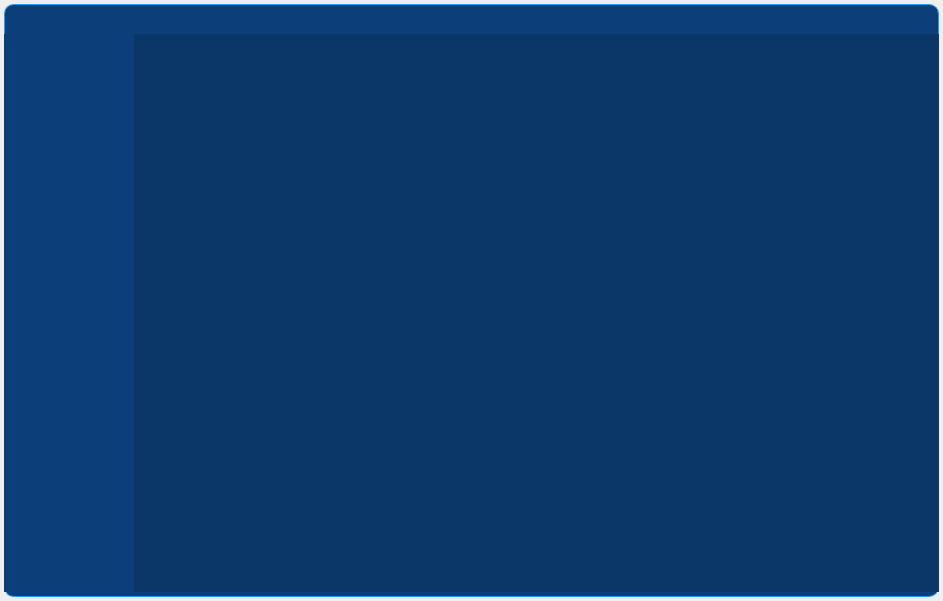
<?xml version="1.0" encoding="UTF-8"?>
<ui version="4.0">
 <class>HomeWidge</class>
 <widget class="QWidget" name="HomeWidge">
  <property name="geometry">
   <rect>
    <x>0</x>
    <y>0</y>
    <width>943</width>
    <height>601</height>
   </rect>
  </property>
  <property name="windowTitle">
   <string>HomeWidge</string>
  </property>
  <layout class="QVBoxLayout" name="verticalLayout_2">
   <property name="spacing">
    <number>0</number>
   </property>
   <property name="leftMargin">
    <number>4</number>
   </property>
   <property name="topMargin">
    <number>4</number>
   </property>
   <property name="rightMargin">
    <number>4</number>
   </property>
   <property name="bottomMargin">
    <number>4</number>
   </property>
   <item>
    <widget class="QWidget" name="Centeral" native="true">
     <property name="styleSheet">
      <string notr="true">#Centeral
{
	background-color: rgb(12, 63, 121);
border-radius:10px;
border:1px solid rgb(30, 157, 255);
}</string>
     </property>
     <layout class="QVBoxLayout" name="verticalLayout_3">
      <property name="spacing">
       <number>0</number>
      </property>
      <property name="leftMargin">
       <number>0</number>
      </property>
      <property name="topMargin">
       <number>0</number>
      </property>
      <property name="rightMargin">
       <number>0</number>
      </property>
      <property name="bottomMargin">
       <number>5</number>
      </property>
      <item>
       <layout class="QHBoxLayout" name="TtitleLayout">
        <item>
         <spacer name="horizontalSpacer">
          <property name="orientation">
           <enum>Qt::Orientation::Horizontal</enum>
          </property>
          <property name="sizeHint" stdset="0">
           <size>
            <width>40</width>
            <height>20</height>
           </size>
          </property>
         </spacer>
        </item>
        <item>
         <widget class="QPushButton" name="Minibutton">
          <property name="minimumSize">
           <size>
            <width>30</width>
            <height>30</height>
           </size>
          </property>
          <property name="maximumSize">
           <size>
            <width>30</width>
            <height>30</height>
           </size>
          </property>
          <property name="styleSheet">
           <string notr="true">#Minibutton{
border:none;
}
#Minibutton:hover{
	background-color: rgb(36, 162, 197);
}
#Minibutton:pressed{
	background-color: rgb(42, 209, 235);
}
</string>
          </property>
          <property name="text">
           <string/>
          </property>
          <property name="icon">
           <iconset resource="resource.qrc">
            <normaloff>:/mini.png</normaloff>:/mini.png</iconset>
          </property>
         </widget>
        </item>
        <item>
         <widget class="QPushButton" name="Closebutton">
          <property name="minimumSize">
           <size>
            <width>30</width>
            <height>30</height>
           </size>
          </property>
          <property name="maximumSize">
           <size>
            <width>30</width>
            <height>30</height>
           </size>
          </property>
          <property name="styleSheet">
           <string notr="true">#Closebutton{
border:none;
border-top-right-radius:10px;
}
#Closebutton:hover{
	background-color: rgb(177, 0, 3);
}
#Closebutton:pressed{
	background-color: rgb(225, 0, 4);
}</string>
          </property>
          <property name="text">
           <string/>
          </property>
          <property name="icon">
           <iconset resource="resource.qrc">
            <normaloff>:/close.png</normaloff>:/close.png</iconset>
          </property>
         </widget>
        </item>
       </layout>
      </item>
      <item>
       <layout class="QHBoxLayout" name="MainLayout">
        <property name="spacing">
         <number>0</number>
        </property>
        <item>
         <widget class="QWidget" name="DockerArea" native="true">
          <property name="styleSheet">
           <string notr="true">#DockerArea{
	background-color: rgb(12, 63, 121);
	border:none;
}</string>
          </property>
          <layout class="QVBoxLayout" name="verticalLayout">
           <property name="spacing">
            <number>0</number>
           </property>
           <property name="leftMargin">
            <number>0</number>
           </property>
           <property name="topMargin">
            <number>0</number>
           </property>
           <property name="rightMargin">
            <number>0</number>
           </property>
           <property name="bottomMargin">
            <number>0</number>
           </property>
           <item>
            <widget class="QPushButton" name="Upload">
             <property name="minimumSize">
              <size>
               <width>130</width>
               <height>100</height>
              </size>
             </property>
             <property name="maximumSize">
              <size>
               <width>130</width>
               <height>100</height>
              </size>
             </property>
             <property name="styleSheet">
              <string notr="true">#Upload{
border:none;
}
#Upload:hover{
	background-color: rgb(20, 111, 208);
}
#Upload:pressed{
	background-color: rgb(10, 55, 103);
}</string>
             </property>
             <property name="text">
              <string/>
             </property>
             <property name="icon">
              <iconset resource="resource.qrc">
               <normaloff>:/upload.png</normaloff>:/upload.png</iconset>
             </property>
             <property name="iconSize">
              <size>
               <width>60</width>
               <height>60</height>
              </size>
             </property>
            </widget>
           </item>
           <item>
            <widget class="QPushButton" name="Download">
             <property name="minimumSize">
              <size>
               <width>130</width>
               <height>100</height>
              </size>
             </property>
             <property name="maximumSize">
              <size>
               <width>130</width>
               <height>100</height>
              </size>
             </property>
             <property name="styleSheet">
              <string notr="true">#Download{
border:none;
}
#Download:hover{
	background-color: rgb(20, 111, 208);
}
#Download:pressed{
	background-color: rgb(10, 55, 103);
}</string>
             </property>
             <property name="text">
              <string/>
             </property>
             <property name="icon">
              <iconset resource="resource.qrc">
               <normaloff>:/download.png</normaloff>:/download.png</iconset>
             </property>
             <property name="iconSize">
              <size>
               <width>60</width>
               <height>60</height>
              </size>
             </property>
            </widget>
           </item>
           <item>
            <widget class="QPushButton" name="Tasklist">
             <property name="minimumSize">
              <size>
               <width>130</width>
               <height>100</height>
              </size>
             </property>
             <property name="maximumSize">
              <size>
               <width>130</width>
               <height>100</height>
              </size>
             </property>
             <property name="styleSheet">
              <string notr="true">#Tasklist{
border:none;
}
#Tasklist:hover{
	background-color: rgb(20, 111, 208);
}
#Tasklist:pressed{
	background-color: rgb(10, 55, 103);
}</string>
             </property>
             <property name="text">
              <string/>
             </property>
             <property name="icon">
              <iconset resource="resource.qrc">
               <normaloff>:/tasklist.png</normaloff>:/tasklist.png</iconset>
             </property>
             <property name="iconSize">
              <size>
               <width>60</width>
               <height>60</height>
              </size>
             </property>
            </widget>
           </item>
           <item>
            <widget class="QPushButton" name="Nodelist">
             <property name="minimumSize">
              <size>
               <width>130</width>
               <height>100</height>
              </size>
             </property>
             <property name="maximumSize">
              <size>
               <width>130</width>
               <height>100</height>
              </size>
             </property>
             <property name="styleSheet">
              <string notr="true">#Nodelist{
border:none;
}
#Nodelist:hover{
	background-color: rgb(20, 111, 208);
}
#Nodelist:pressed{
	background-color: rgb(10, 55, 103);
}</string>
             </property>
             <property name="text">
              <string/>
             </property>
             <property name="icon">
              <iconset resource="resource.qrc">
               <normaloff>:/nodelist.png</normaloff>:/nodelist.png</iconset>
             </property>
             <property name="iconSize">
              <size>
               <width>60</width>
               <height>60</height>
              </size>
             </property>
            </widget>
           </item>
           <item>
            <spacer name="verticalSpacer">
             <property name="orientation">
              <enum>Qt::Orientation::Vertical</enum>
             </property>
             <property name="sizeHint" stdset="0">
              <size>
               <width>20</width>
               <height>40</height>
              </size>
             </property>
            </spacer>
           </item>
          </layout>
         </widget>
        </item>
        <item>
         <widget class="QStackedWidget" name="FunctionList">
          <widget class="QWidget" name="UploadWidget">
           <property name="styleSheet">
            <string notr="true">#UploadWidget{
	background-color: rgb(10, 55, 103);
}</string>
           </property>
          </widget>
          <widget class="QWidget" name="TasklistWidget">
           <property name="styleSheet">
            <string notr="true">#TasklistWidget{

	background-color: rgb(10, 55, 103);
}</string>
           </property>
          </widget>
          <widget class="QWidget" name="NodelistWidget">
           <property name="styleSheet">
            <string notr="true">#NodelistWidget{
	background-color: rgb(10, 55, 103);
}
</string>
           </property>
          </widget>
          <widget class="QWidget" name="DownloadWidget">
           <property name="styleSheet">
            <string notr="true">#DownloadWidget{
	background-color: rgb(10, 55, 103);
}</string>
           </property>
          </widget>
         </widget>
        </item>
       </layout>
      </item>
     </layout>
    </widget>
   </item>
  </layout>
 </widget>
 <resources>
  <include location="resource.qrc"/>
 </resources>
 <connections/>
</ui>
